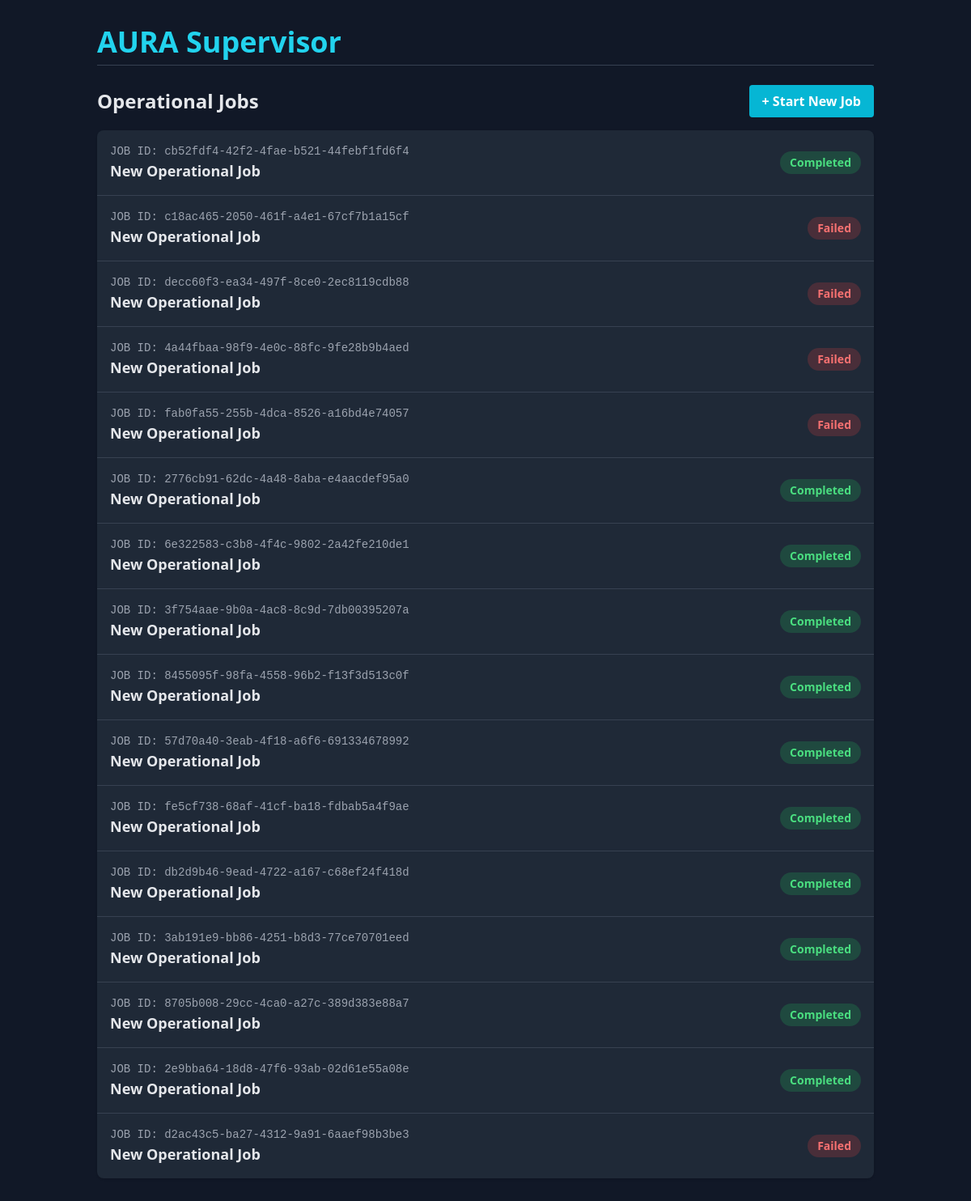
The app's page /app/, older data.
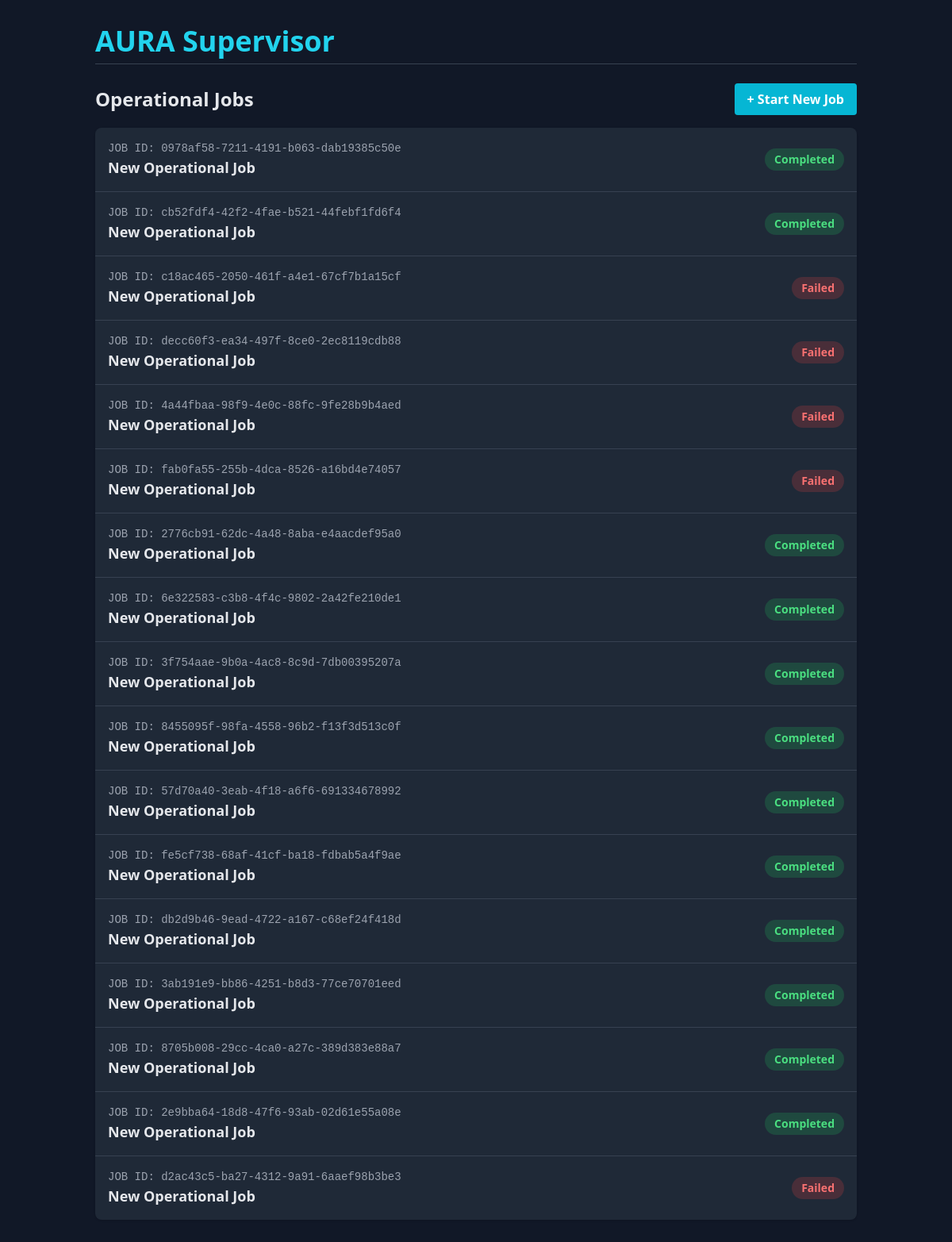
The same page, newer data.
### core/models.py (models this page shows, shortened)
class Job(models.Model):
    class Status(models.TextChoices):
        PENDING = 'PENDING', 'Pending'
        IN_PROGRESS = 'IN_PROGRESS', 'In Progress'
        AWAITING_APPROVAL = 'AWAITING_APPROVAL', 'Awaiting Approval'
        COMPLETED = 'COMPLETED', 'Completed'
        FAILED = 'FAILED', 'Failed'
    id = models.UUIDField(primary_key=True, default=uuid.uuid4, editable=False)
    title = models.CharField(max_length=255, default="New Operational Job")
    status = models.CharField(max_length=20, choices=Status.choices, default=Status.PENDING)
    identified_component = models.CharField(max_length=255, blank=True, null=True)
    final_summary = models.TextField(blank=True, null=True)
    created_at = models.DateTimeField(auto_now_add=True)
    updated_at = models.DateTimeField(auto_now=True)

### core/views.py (the view)
# urls.py: path('', views.job_list, name='job_list'),
def job_list(request):
    jobs = Job.objects.all().order_by('-created_at')
    return render(request, 'core/job_list.html', {'jobs': jobs})

### core/templates/core/job_list.html (shortened to what this page needs)
{% extends "core/base.html" %}
{% block content %}
<div class="flex justify-between items-center mb-4">
    <h2 class="text-2xl font-semibold">Operational Jobs</h2>
    <form action="{% url 'core:create_and_run_job' %}" method="post">
        <button type="submit" class="bg-cyan-500 hover:bg-cyan-600 text-white font-bold py-2 px-4 rounded">
            + Start New Job
        </button>
    </form>
</div>
<div class="bg-gray-800 rounded-lg shadow">
    <ul class="divide-y divide-gray-700">
        {% for job in jobs %}
            <a href="{% url 'core:job_detail' job.id %}" class="block p-4 hover:bg-gray-700">
                <div class="flex items-center justify-between">
                    <div>
                        <p class="font-mono text-sm text-gray-400">JOB ID: {{ job.id }}</p>
                        <p class="text-lg font-semibold">{{ job.title }}</p>
                    </div>
                    <span class="px-3 py-1 text-sm font-semibold rounded-full
                        {% if job.status == 'COMPLETED' %} bg-green-500/20 text-green-400
                        {% elif job.status == 'IN_PROGRESS' %} bg-yellow-500/20 text-yellow-400
                        {% elif job.status == 'FAILED' %} bg-red-500/20 text-red-400
                        {% else %} bg-gray-500/20 text-gray-400
                        {% endif %}">
                        {{ job.get_status_display }}
                    </span>
                </div>
            </a>
        {% empty %}
            <p class="p-4 text-gray-500">No jobs have been started yet.</p>
        {% endfor %}
    </ul>
</div>
{% endblock %}

Row changes from the older to the newer data that the page shows:
added Job: id "0978af58-7211-4191-b063-dab19385c50e", title "New Operational Job", status "Completed"
